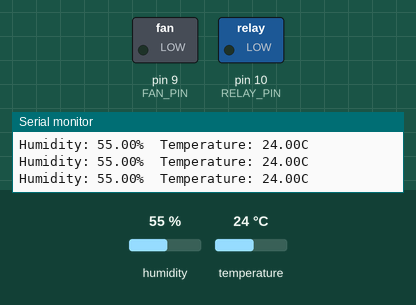
This sketch was run on a simulated Arduino Nano, built with avr-gcc and run on an emulated ATmega328P. Shown: switched loads named in the sketch (green lamp = pin HIGH), the last lines printed to the serial monitor. Inputs (shaded band) come from the test bench; at power-on: temperature 24 °C, humidity 55 %.

Above: at 2.8 s.
2.9 s: temperature set to 39 °C
8.9 s: temperature set to 42 °C
At 11.3 s:
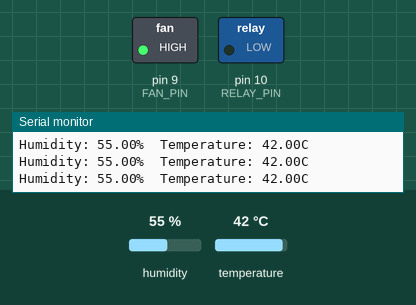
11.6 s: temperature set to 12 °C
At 12.7 s:
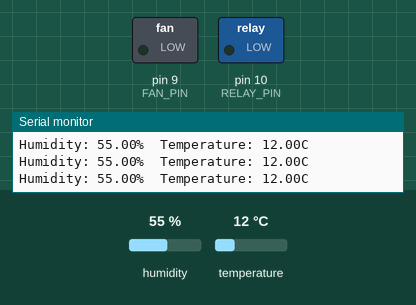
17.6 s: temperature set to 41 °C
At 19.2 s:
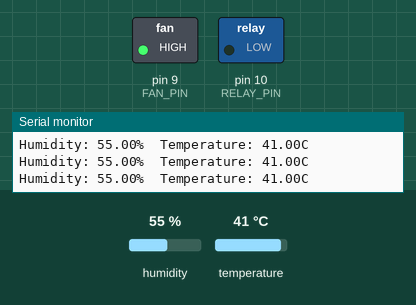
Timing chart, 0 to 20.7 s (numbered marks = the images above; inputs shaded):
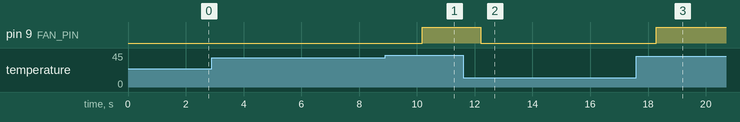

The sketch:

Sketch-nano.ino
```cpp
#include <DHT.h>

#define DHTPIN 2         // Pin connected to DHT sensor
#define DHTTYPE DHT11    // DHT 11 sensor
#define RELAY_PIN 10     // Pin connected to relay module (humidifier)
#define FAN_PIN 9        // Pin connected to fan or cooler

int humidityThreshold = 90;      // Desired humidity threshold
int temperatureThreshold = 40;   // Desired temperature threshold (in °C)

DHT dht(DHTPIN, DHTTYPE);

void setup() {
  Serial.begin(9600);
  dht.begin();
  pinMode(RELAY_PIN, OUTPUT);
  pinMode(FAN_PIN, OUTPUT);
}

void loop() {
  float humidity = dht.readHumidity();
  float temperature = dht.readTemperature();

  if (isnan(humidity) || isnan(temperature)) {
    Serial.println("Failed to read from DHT sensor!");
    delay(2000);
    return;
  }

  Serial.print("Humidity: ");
  Serial.print(humidity);
  Serial.print("%  Temperature: ");
  Serial.print(temperature);
  Serial.println("C");

  // Control humidifier
  //if (humidity < humidityThreshold) {
   // digitalWrite(RELAY_PIN, HIGH); // Turn on humidifier
  //} else {
   // digitalWrite(RELAY_PIN, LOW);  // Turn off humidifier
  //}

  // Control fan/cooling system
  if (temperature > temperatureThreshold) {
    digitalWrite(FAN_PIN, HIGH);   // Turn on cooling system
  } else {
    digitalWrite(FAN_PIN, LOW);    // Turn off cooling system
  }

  //delay(2000); // Wait 2 seconds before next reading
}
```

Measured:
- the behaviour switches between 40 and 41 °C on temperature (found by bisection; images 0 and 1)
- after the input at 8.9 s, pin 9 (FAN_PIN): LOW → HIGH after 1.3 s
- after the input at 11.6 s, pin 9 (FAN_PIN): HIGH → LOW after 0.61 s
- after the input at 17.6 s, pin 9 (FAN_PIN): LOW → HIGH after 0.69 s
